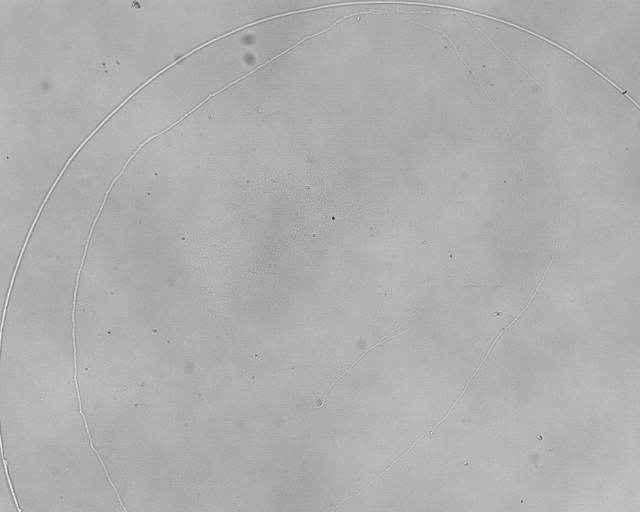
%> input picture data2-albumin/All images/OA_1_C001H001S0001000001.jpg, 1280 x 1024 px (shown at 1/2 size)
$ octave --eval "result = standardize('All images/OA_1_C001H001S0001000001.jpg');"   (GNU Octave 9; MATLAB toolbox functions it lacks are replaced by stand-ins)
%> lines starting %> are read from the running program, lines starting %| are printed output that depends on the picture
function img=standardize(file_path)
%> called with file_path = 'All images/OA_1_C001H001S0001000001.jpg'
    img = imread(file_path);
%> img is the input picture: size 1024x1280 uint8; min 36, max 255, mean 174.2
    img = imresize(img, 0.75);
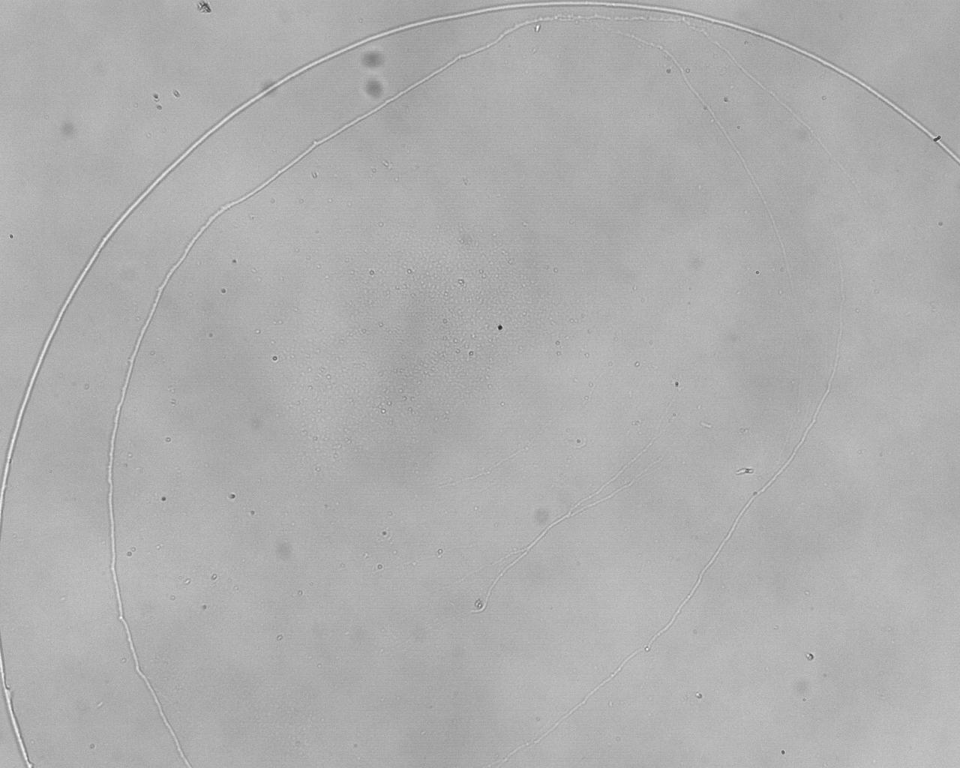
%> img: size 768x960 uint8; min 39, max 255, mean 174.2

    % [5 lines of commented-out code are left out]

    [counts, bin_locations] = imhist(img);
%> counts = 256 values, max 52753 at index 175, min 0 at index 1, mean 2880; bin_locations = 256 values from 0 to 255

    max_intensity = max(counts);
%> max_intensity = 52753
    max_intensity_location = find(counts == max_intensity);
%> max_intensity_location = 175

    % check if the intensity is greater in the dark or light intensity
    indicies = find(counts < 1000);
%> indicies = 222 values from 1 to 256
    dark_indicies = indicies(find(indicies < max_intensity_location));
%> dark_indicies = 157 values from 1 to 157
    light_indicies = indicies(find(indicies > max_intensity_location))
%> light_indicies = 65 values from 192 to 256
    total_dark = mean(counts(dark_indicies));
%> total_dark = 54.03
    total_light = mean(counts(light_indicies));
%> total_light = 94.49

    % label the image if the details are in black (dark) or white (light)
    if (total_dark < total_light)
        image_type = "light";
    else
        image_type = "dark";
    end


    if (image_type == "light")
        [x, y] = find(img < max_intensity_location + 15);
%> x = 729969 values from 1 to 768; y = 729969 values from 1 to 960
        % make background black then invert the image
        for element = 1:length(x)
            xindex = x(element);
            yindex = y(element);
            img(xindex, yindex) = 0;
        end
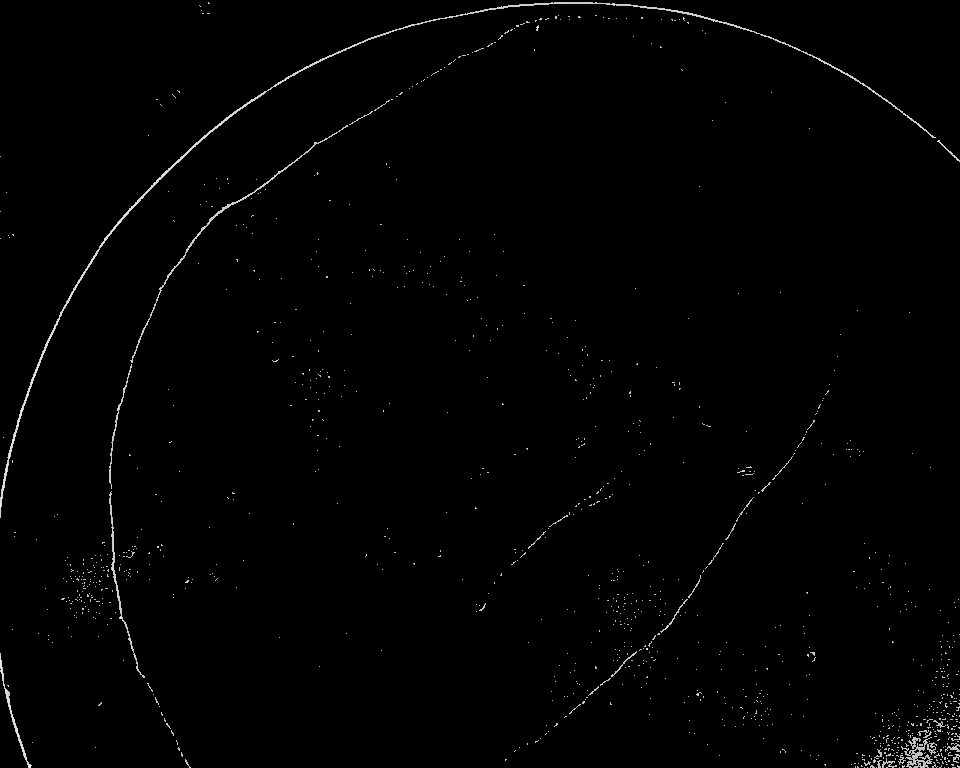
%> img: size 768x960 uint8; min 0, max 255, mean 2


    elseif (image_type == "dark")
        % make backgrund white
            [x, y] = find(img > max_intensity_location - 40);
            for element = 1:length(x)
                xindex = x(element);
                yindex = y(element);
                img(xindex, yindex) = 255;
            end
            img = imcomplement(img);
    end

    %figure
    %imshow(img)

end
